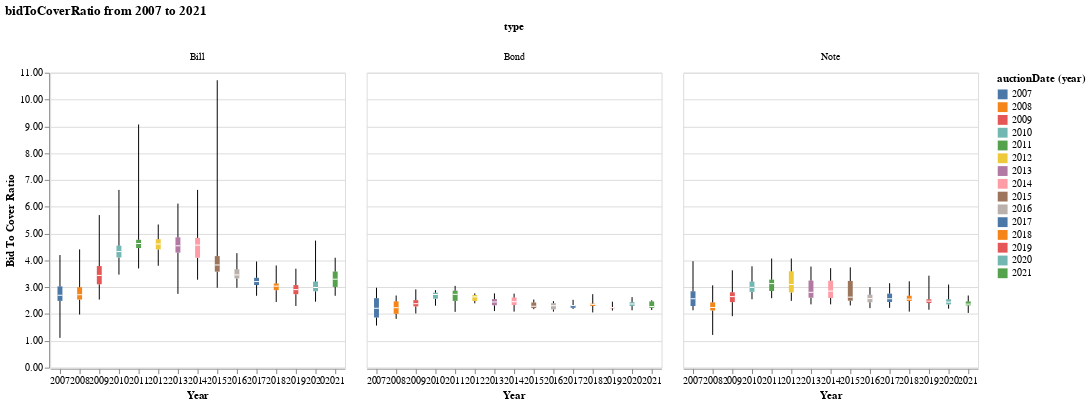

This figure's notebook cell:
### Code cell
# Y -> bidToCover
# X -> Year
# X2 -> Instrument

def doBoxWhiskerFacet(df, metric="bidToCoverRatio", title="Bid To Cover Ratio", instruments=['Note', 'Bill', 'Bond']):
    lower_box = 'q1({}):Q'.format(metric)
    lower_whisker = 'min({}):Q'.format(metric)
    upper_box = 'q3({}):Q'.format(metric)
    upper_whisker = 'max({}):Q'.format(metric)
    middle_tick = 'median({}):Q'.format(metric)
    x_axis = 'year(auctionDate):N'

    chart_df = df[df.type.isin(instruments)].copy()

    # Compose each layer individually
    lower_plot = alt.Chart().mark_rule().encode(
        alt.Y(lower_whisker, axis=alt.Axis(title=title, format='.2f')),
        alt.Y2(lower_box),
        alt.X(x_axis, axis=alt.Axis(title="Year", labelAngle=0, labelOverlap="greedy")),
    )

    middle_plot = alt.Chart().mark_bar(size=5.0).encode(
        alt.Y(lower_box),
        alt.Y2(upper_box),
        alt.X(x_axis),
        alt.Color(x_axis)
    )

    upper_plot = alt.Chart().mark_rule().encode(
        alt.Y(upper_whisker),
        alt.Y2(upper_box),
        alt.X(x_axis)
    )

    middle_tick_plot = alt.Chart().mark_tick(
        color='white',
        size=5.0
    ).encode(
        alt.Y(middle_tick),
        alt.X(x_axis)
    )

    box_and_whisker = lower_plot + middle_plot + upper_plot + middle_tick_plot

    return box_and_whisker.facet(column='type:O', data=chart_df, title=None).properties(
        title="{0} from {1} to {2}".format(metric, df.auctionDate.min()[:4], df.auctionDate.max()[:4])
    )

c = doBoxWhiskerFacet(df)
c.save('us-treasury-auctions.png')
c.display()

### Figure 1 — Vega-Lite specification as saved in the notebook (floating-point values rounded to 4 significant figures; data arrays with more than 128 entries replaced by an {"elided": "..."} marker saying what was removed)
{"config": {"view": {"continuousWidth": 400, "continuousHeight": 300}}, "data": {"name": "data-271deeace7bdcaec2c0df109e8242766"}, "facet": {"column": {"type": "ordinal", "field": "type"}}, "spec": {"layer": [{"mark": "rule", "encoding": {"x": {"type": "nominal", "axis": {"labelAngle": 0, "labelOverlap": "greedy", "title": "Year"}, "field": "auctionDate", "timeUnit": "year"}, "y": {"type": "quantitative", "aggregate": "min", "axis": {"format": ".2f", "title": "Bid To Cover Ratio"}, "field": "bidToCoverRatio"}, "y2": {"aggregate": "q1", "field": "bidToCoverRatio"}}}, {"mark": {"type": "bar", "size": 5.0}, "encoding": {"color": {"type": "nominal", "field": "auctionDate", "timeUnit": "year"}, "x": {"type": "nominal", "field": "auctionDate", "timeUnit": "year"}, "y": {"type": "quantitative", "aggregate": "q1", "field": "bidToCoverRatio"}, "y2": {"aggregate": "q3", "field": "bidToCoverRatio"}}}, {"mark": "rule", "encoding": {"x": {"type": "nominal", "field": "auctionDate", "timeUnit": "year"}, "y": {"type": "quantitative", "aggregate": "max", "field": "bidToCoverRatio"}, "y2": {"aggregate": "q3", "field": "bidToCoverRatio"}}}, {"mark": {"type": "tick", "color": "white", "size": 5.0}, "encoding": {"x": {"type": "nominal", "field": "auctionDate", "timeUnit": "year"}, "y": {"type": "quantitative", "aggregate": "median", "field": "bidToCoverRatio"}}}]}, "title": "bidToCoverRatio from 2007 to 2021", "$schema": "https://vega.github.io/schema/vega-lite/v4.8.1.json", "datasets": {"data-271deeace7bdcaec2c0df109e8242766": {"elided": "3513 records"}}}
